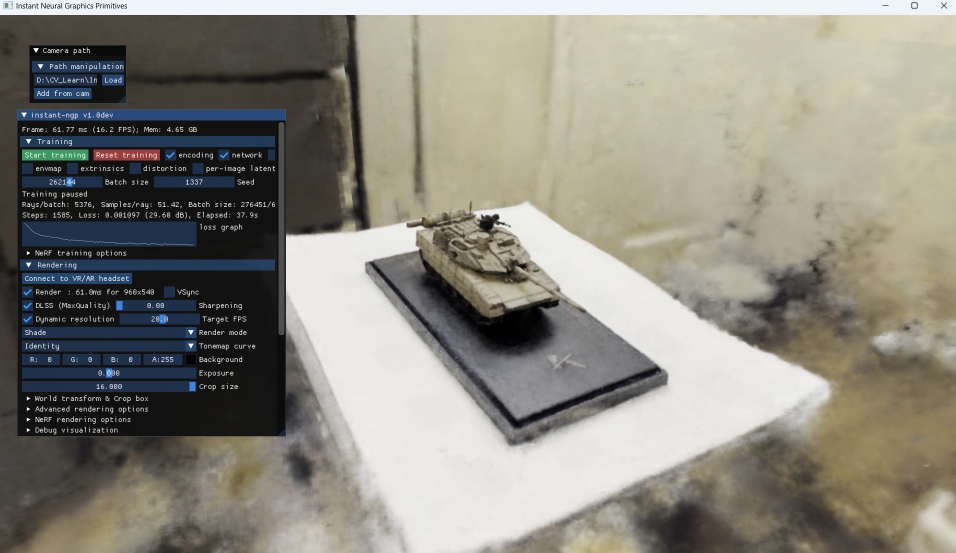
#> input picture data/2-1.png, 1911 x 1105 px, found by its file name (shown at 1/2 size)
$ python crop.py
#> lines starting #> are read from the running program, lines starting #| are printed output that depends on the picture
# crop
import os

import cv2


img = cv2.imread(os.path.join('.', 'data', '2-1.png'))
#> img is the input picture: shape (1105, 1911, 3); mean B, G, R 126.4, 136, 138.7

print(img.shape)
#| (1105, 1911, 3)

cropped_img = img[220:740, 320:940]
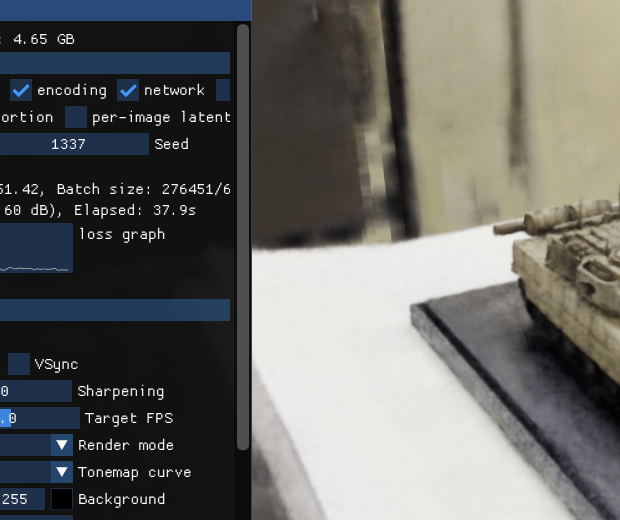
#> cropped_img: shape (520, 620, 3); mean B, G, R 101.1, 103.8, 103.7

cv2.imshow('img', img)
cv2.imshow('cropped_img', cropped_img)
cv2.waitKey(0)
